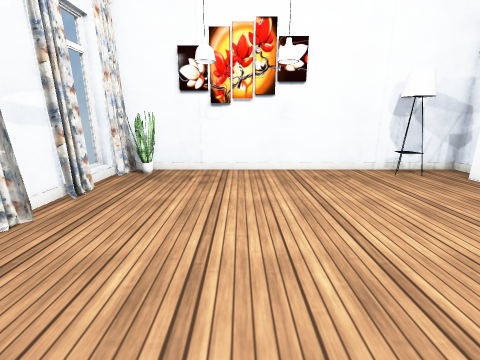
[1] (above)

12 first-person views from a walk through a Unity game level. The camera is 1.2 m above the floor, tilts 14° down and sees 90° across. Doors are open. The floor is counted in squares, 0.5 m on a side. Each view is taken from the middle of a square. On the plan, view 1 faces up. The plan holds only what a view shows up to about 17 squares ahead; the rest is blank. The player character is not drawn. Some surface patterns are stand-ins.

[2]
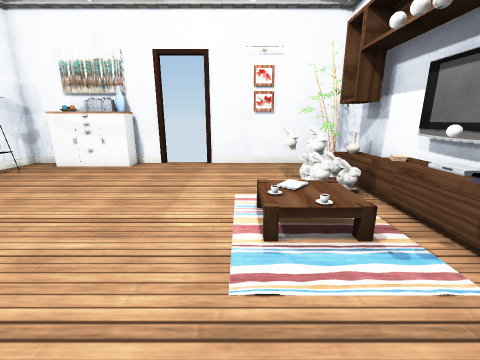

[3]
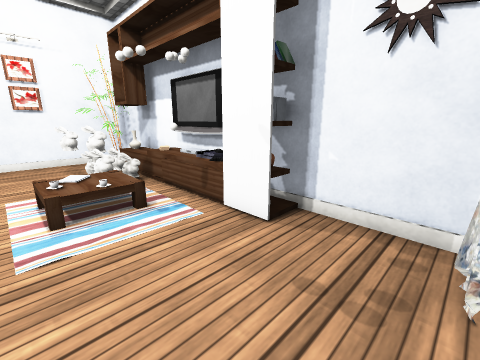

[4]
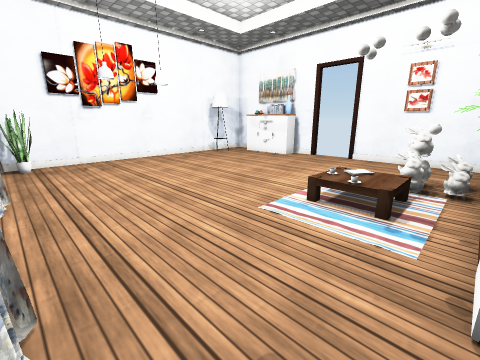

[5]
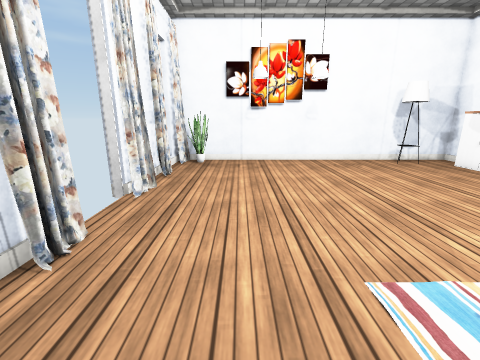

[6]
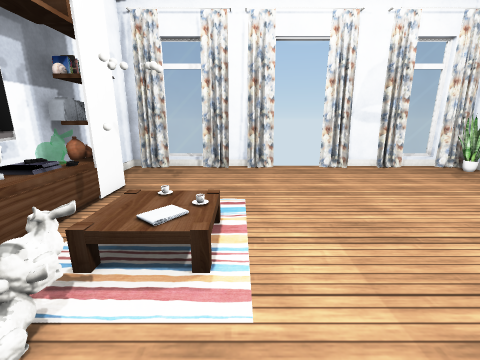

[7]
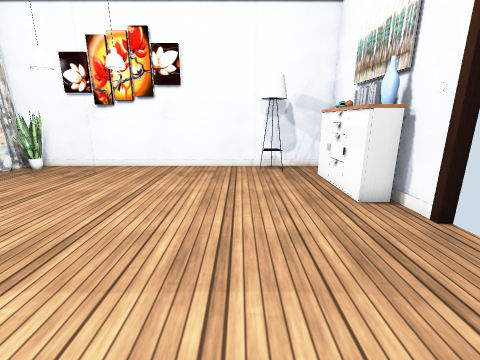

[8]
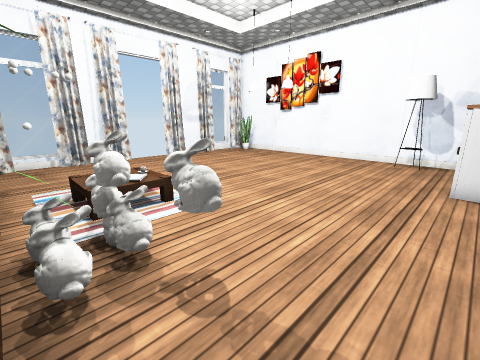

[9]
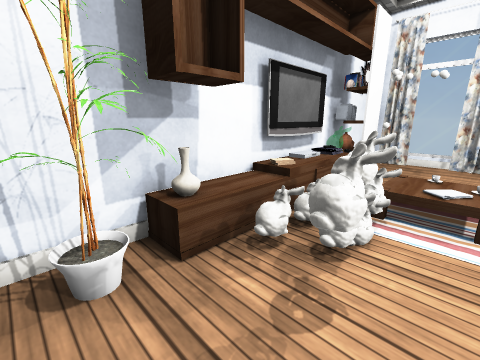

[10]
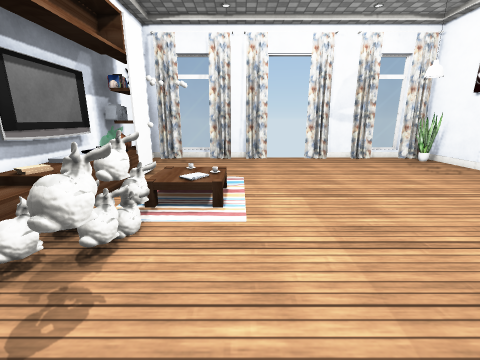

[11]
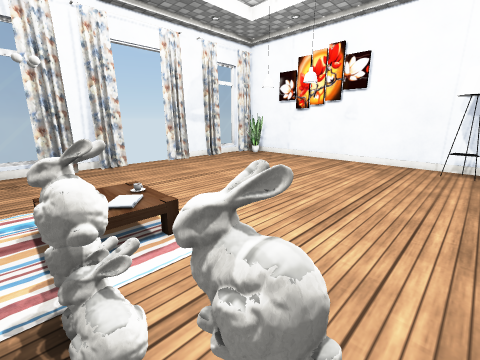

[12]
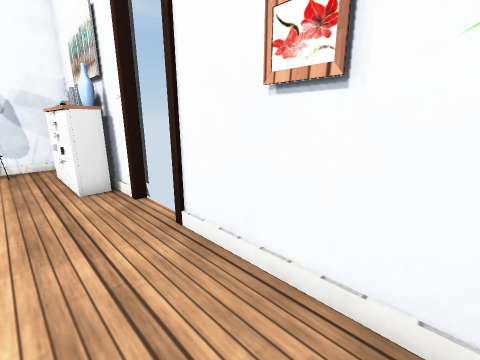

### Floor plan
Key: @ floor where view 1 was taken; # wall or solid block; . main floor; : floor 0.5 m higher than the main floor; D open door; = window, fence, low wall or low ledge; C curtain; P plant; L lamp; B books; A vase; R carpet; T TV; O other object.
Columns run from 6 left of view 1 to 11 right of it. Each row starts with its distance up from view 1.
 12 ##################
 11 #CP..........LL. #
 10 =............LL.O#
  9 =...............O#
  8 #...............B#
  7 #...............B#
  6 #...............A#
  5 #C...............O
  4 DD...............D
  3 DD...............D
  2 DD...............D
  1 #................#
  0 #.....@..........#
 -1 #C.....    ......#
 -2 =......   R#===..#
 -3 =.......  R==#...#
 -4 #...OORRRRR==OP..#
 -5 #...OBBTTTBB:OP..#
 -6 #########T########

Positions as (right, up) in squares from view 1, and headings:
1: (0, 0), facing up
2: (-3, 0), facing right
3: (-5, 0), facing down-right
4: (-5, -4), facing up-right
5: (-2, -3), facing up
6: (7, 0), facing left
7: (6, -1), facing up
8: (10, -4), facing up-left
9: (10, -1), facing down-left
10: (10, 0), facing left
11: (8, -3), facing up-left
12: (8, -3), facing up-right
